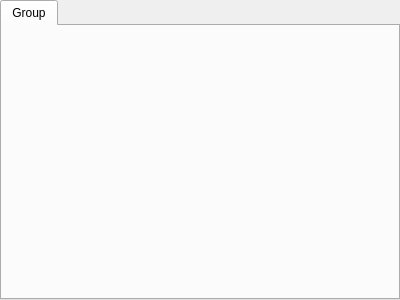
<?xml version="1.0" encoding="UTF-8"?>
<ui version="4.0">
 <class>DLGGroup</class>
 <widget class="QWidget" name="DLGGroup">
  <property name="geometry">
   <rect>
    <x>0</x>
    <y>0</y>
    <width>400</width>
    <height>300</height>
   </rect>
  </property>
  <property name="windowTitle">
   <string>Form</string>
  </property>
  <layout class="QVBoxLayout" name="verticalLayout_1">
   <property name="margin">
    <number>0</number>
   </property>
   <item>
    <widget class="QTabWidget" name="tabWidget">
     <property name="currentIndex">
      <number>0</number>
     </property>
     <widget class="QWidget" name="tab">
      <attribute name="title">
       <string>Group</string>
      </attribute>
      <layout class="QVBoxLayout" name="verticalLayout"/>
     </widget>
    </widget>
   </item>
  </layout>
 </widget>
 <resources/>
 <connections/>
</ui>
